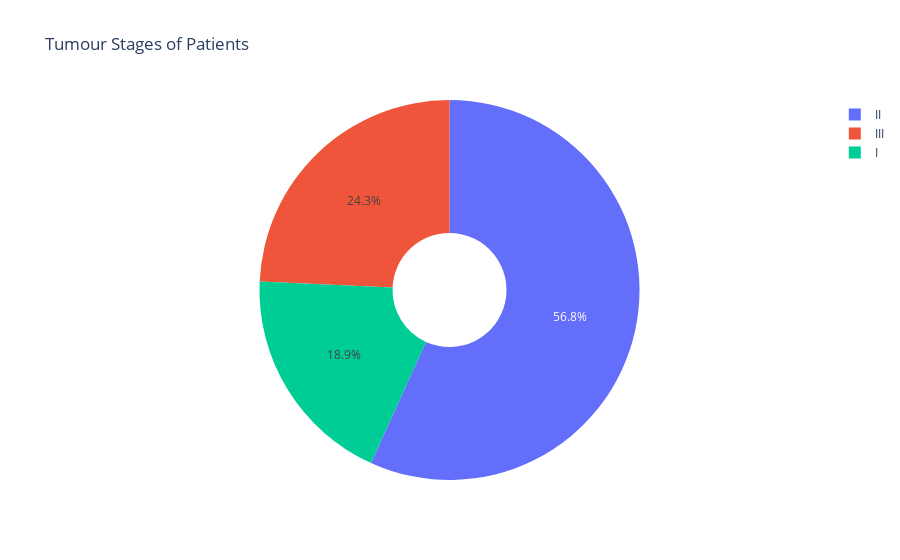

Notebook cell for this chart:
### Markdown cell above
Determining number of stages

### Code cell
# Tumour Stage
stage = data["Tumour_Stage"].value_counts()
transactions = stage.index
quantity = stage.values

# using pie chart
figure = px.pie(data, 
                values=quantity, 
                names=transactions, 
                hole=0.5, 
                title="Tumour Stages of Patients")

figure.show()

### Figure 1 — Plotly figure (JSON) as saved in the notebook; plotly's stock layout.template omitted (floating-point values rounded to 4 significant figures)
{"data": [{"domain": {"x": [0, 1], "y": [0, 1]}, "hole": 0.3, "hovertemplate": "label=%{label}<br>value=%{value}<extra></extra>", "labels": ["II", "III", "I"], "legendgroup": "", "name": "", "showlegend": true, "type": "pie", "values": [180, 77, 60]}], "layout": {"legend": {"tracegroupgap": 0}, "title": {"text": "Tumour Stages of Patients"}}}
